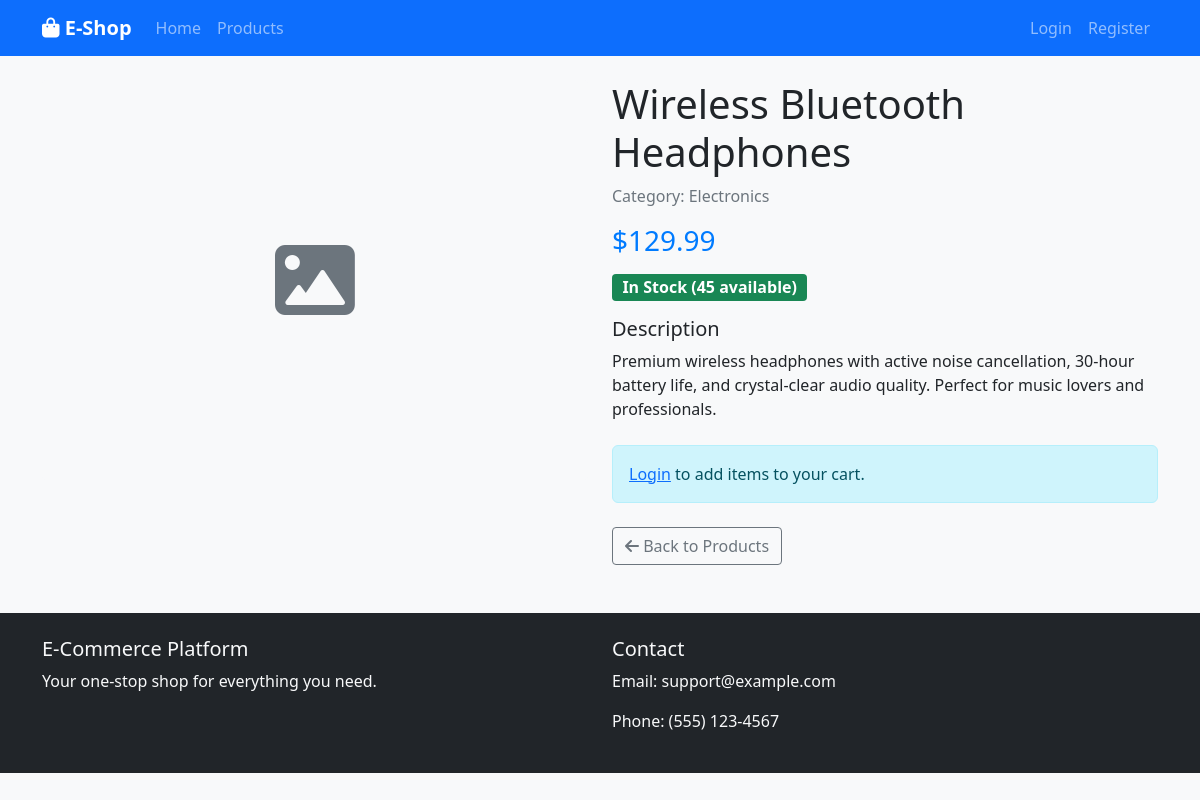
Page /product/1 on the committed database.
### models.py (models this page shows, shortened)
class Product(db.Model):
    id = db.Column(db.Integer, primary_key=True)
    name = db.Column(db.String(100), nullable=False)
    description = db.Column(db.Text)
    price = db.Column(db.Numeric(10, 2), nullable=False)
    stock_quantity = db.Column(db.Integer, nullable=False, default=0)
    image_filename = db.Column(db.String(100))
    category_id = db.Column(db.Integer, db.ForeignKey('category.id'), nullable=False)
    created_at = db.Column(db.DateTime, default=datetime.utcnow)
    is_active = db.Column(db.Boolean, default=True)
    cart_items = db.relationship('CartItem', backref='product', lazy=True)
    order_items = db.relationship('OrderItem', backref='product', lazy=True)

class Category(db.Model):
    id = db.Column(db.Integer, primary_key=True)
    name = db.Column(db.String(100), nullable=False, unique=True)
    description = db.Column(db.Text)
    products = db.relationship('Product', backref='category', lazy=True)

### app.py (the view)
@app.route('/product/<int:product_id>')
def product_detail(product_id):
    product = Product.query.get_or_404(product_id)
    return render_template('product_detail.html', product=product)

### templates/product_detail.html (shortened to what this page needs)
{% extends "base.html" %}
{% block content %}
<div class="row">
    <div class="col-md-6">
        {% if product.image_filename %}
        <img src="{{ url_for('static', filename='uploads/' + product.image_filename) }}"
             class="img-fluid rounded" alt="{{ product.name }}">
        {% else %}
        <div class="bg-light d-flex align-items-center justify-content-center rounded" style="height: 400px;">
            <i class="fas fa-image fa-5x text-muted"></i>
        </div>
        {% endif %}
    </div>
    <div class="col-md-6">
        <h1>{{ product.name }}</h1>
        <p class="text-muted">Category: {{ product.category.name }}</p>
        <div class="mb-3">
            <span class="h3 text-primary">${{ "%.2f"|format(product.price) }}</span>
        </div>
        <div class="mb-3">
            {% if product.stock_quantity > 0 %}
                <span class="badge bg-success fs-6">In Stock ({{ product.stock_quantity }} available)</span>
            {% else %}
                <span class="badge bg-danger fs-6">Out of Stock</span>
            {% endif %}
        </div>
        <div class="mb-4">
            <h5>Description</h5>
            <p>{{ product.description }}</p>
        </div>
        {% if current_user.is_authenticated and product.stock_quantity > 0 %}
        <form method="POST" action="{{ url_for('add_to_cart', product_id=product.id) }}">
            <div class="row mb-3">
                <div class="col-md-4">
                    <label for="quantity" class="form-label">Quantity</label>
                    <input type="number" class="form-control" id="quantity" name="quantity"
                           value="1" min="1" max="{{ product.stock_quantity }}">
                </div>
            </div>
            <button type="submit" class="btn btn-primary btn-lg">
                <i class="fas fa-cart-plus"></i> Add to Cart
            </button>
        </form>
        {% elif not current_user.is_authenticated %}
        <div class="alert alert-info">
            <a href="{{ url_for('login') }}">Login</a> to add items to your cart.
        </div>
        {% endif %}
        <div class="mt-4">
            <a href="{{ url_for('products') }}" class="btn btn-outline-secondary">
                <i class="fas fa-arrow-left"></i> Back to Products
            </a>
        </div>
    </div>
</div>
{% endblock %}

### static/css/style.css (style rules this page uses)
body { background-color: #f8f9fa; }
.text-primary { color: #007bff !important; }
.badge { font-size: 0.75em; }
.alert { border-radius: 0.375rem; }

### rows in the picture
Product: name "Wireless Bluetooth Headphones", price "129.99", stock_quantity "45", description "Premium wireless headphones with active noise cancellation, 30-hour battery life, and crystal-clear audio quality. Perfect for music lovers and professionals."
Category: category.name "Electronics"
